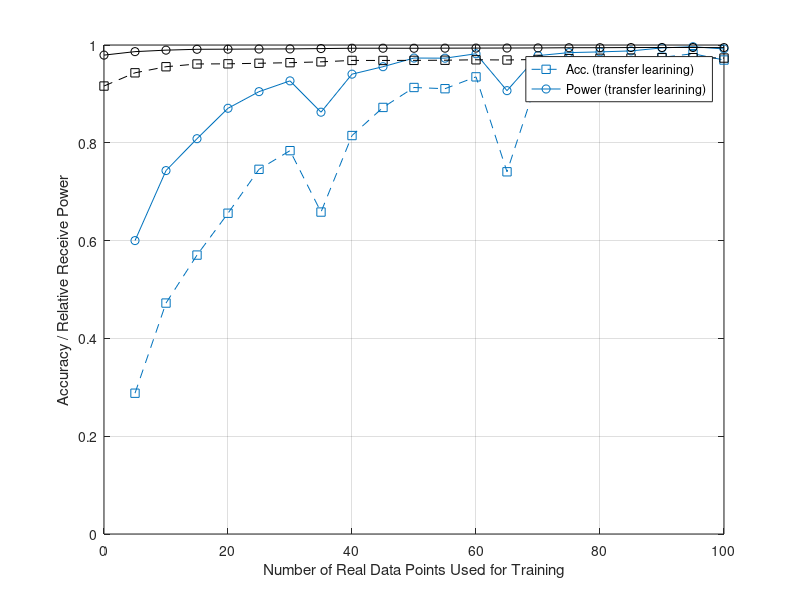

MATLAB code for this plot:
load('all_acc_train_on_real_compare_to_transfer.mat');
load('all_pwr_train_on_real_compare_to_transfer.mat');
load('all_acc_train_on_transfer_final.mat');
load('all_pwr_train_on_transfer_final.mat');

all_acc_train_on_real4_compare_to_transfer = squeeze(mean(all_acc_train_on_real4_compare_to_transfer, 2));
all_pwr_train_on_real4_compare_to_transfer = squeeze(mean(all_pwr_train_on_real4_compare_to_transfer, 2));
all_acc_train_on_transfer_final = squeeze(mean(all_acc_train_on_transfer_final, 2));
all_pwr_train_on_transfer_final = squeeze(mean(all_pwr_train_on_transfer_final, 2));


num_data = 0:5:100;

plot(5:5:100, all_acc_train_on_real4_compare_to_transfer(2, :), '--s', "Color", "#0072BD");
hold on
plot(5:5:100, all_pwr_train_on_real4_compare_to_transfer(2, :), '-o', "Color", "#0072BD");
hold on
plot(0:5:100, all_acc_train_on_transfer_final(2, :), '--s', "Color", "#000000");
hold on
plot(0:5:100, all_pwr_train_on_transfer_final(2, :), '-o', "Color", "#000000");
grid on

xlabel('Number of Real Data Points Used for Training');
ylabel('Accuracy / Relative Receive Power');

ylim([0, 1]);
legend( 'Acc. (transfer learining)', 'Power (transfer learining)');
% legend('Acc. (trained on real)', 'Power (trained on real)', 'Acc. (transfer_final learining)', 'Power (transfer_final learining)');